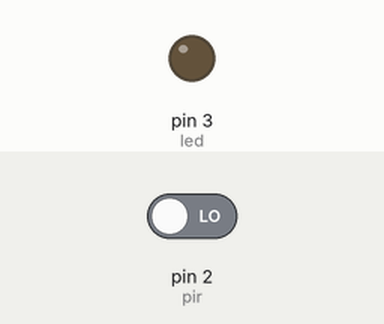
A sketch run on a simulated Arduino Uno, built with avr-gcc and run on an emulated ATmega328P. Parts: output pins drawn as LEDs (lit = HIGH). The inputs (shaded band) are chosen by the test bench; at power-on: pin 2 (pir) LOW.

Above: at 1.2 s.
1.3 s: pin 2 (pir) driven HIGH
At 2.1 s:
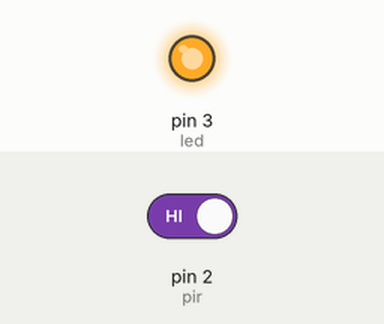
2.8 s: pin 2 (pir) driven LOW
At 3.2 s:
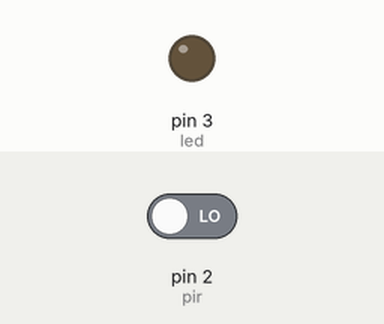
Timing chart, 0 to 5.8 s (numbered marks = the images above; inputs shaded):
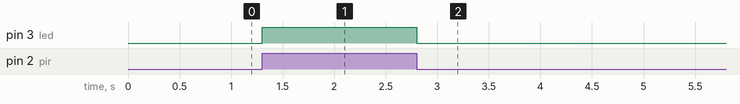

The sketch:

SensorPIR.ino
```cpp
//lopdam

// Vamos a utilizar el sensor PIR
/* Componetes:
Arduino
Sernsor PIR
Led
*/

/* El sensor PIR es un sensor electrónico que mide
la luz infrarroja radiada de los objetos situados en su campo de visión.*/

// Tipo de sensor DIGITAL

// Declaramos los pines a utilizar

const int pir=2;
const int led=3;
// Varible a usar para guardar la lectura del sensor
int mov;

void setup(){
pinMode(pir,INPUT);
pinMode(led,OUTPUT);
}


void loop(){
mov=digitalRead(pir);
if(mov==HIGH){
  digitalWrite(led,HIGH);
}
else{
  digitalWrite(led,LOW);
}

}
```

Measured:
- after the input at 1.3 s, pin 3 (led): LOW → HIGH at once
- after the input at 2.8 s, pin 3 (led): HIGH → LOW at once
